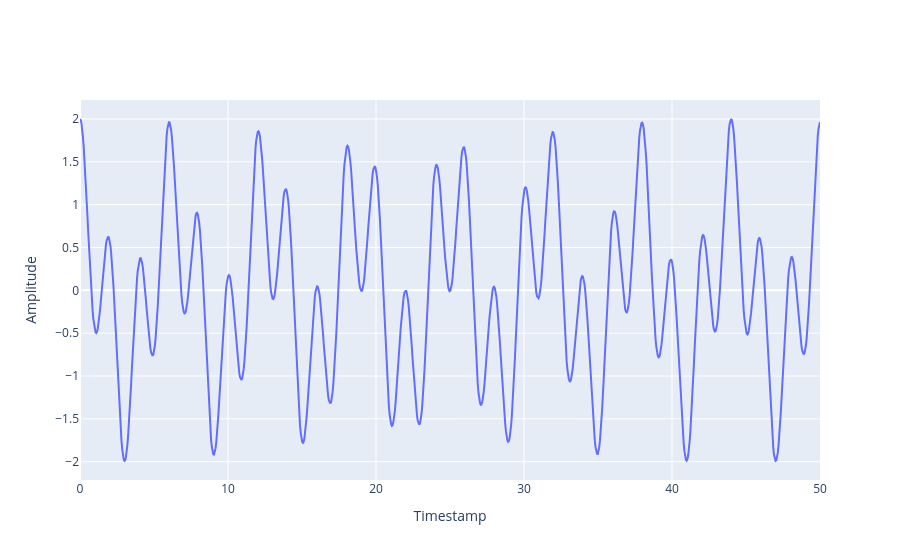

Write notebook code for a chart like this one.
### Code cell
import numpy as np
import plotly.graph_objects as go

x_nonperiodic = np.linspace(0, 50, 1000)
y_nonperiodic = np.cos(x_nonperiodic) + np.cos(np.pi * x_nonperiodic)

fig = go.Figure(data=go.Scatter(x=x_nonperiodic, y=y_nonperiodic))
fig.update_layout(xaxis_title="Timestamp", yaxis_title="Amplitude")
fig.show()

### Figure 1 — Plotly figure (JSON) as saved in the notebook; plotly's stock layout.template omitted (floating-point values rounded to 4 significant figures; data arrays with more than 128 entries replaced by an {"elided": "..."} marker saying what was removed)
{"data": [{"type": "scatter", "x": {"elided": "1000 float values"}, "y": {"elided": "1000 float values"}}], "layout": {"xaxis": {"title": {"text": "Timestamp"}}, "yaxis": {"title": {"text": "Amplitude"}}}}
